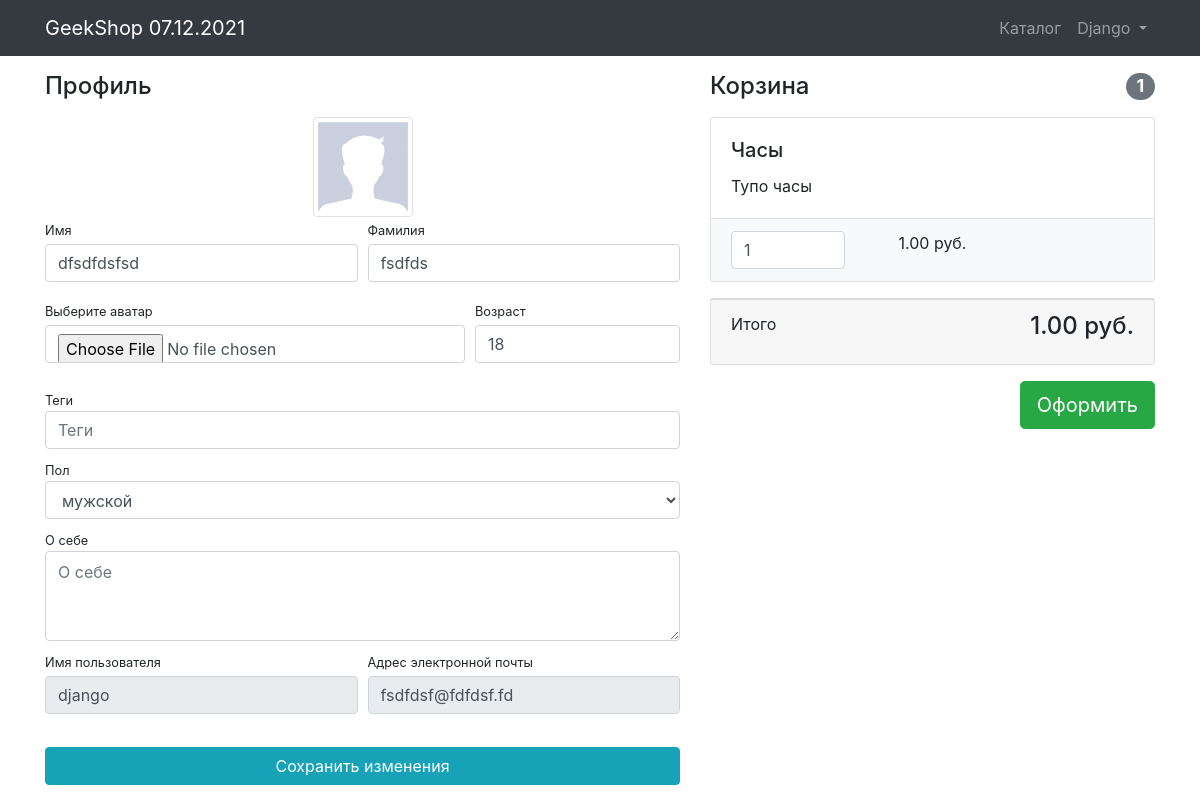
The app's page /auth/profile/ (signed in), older data.
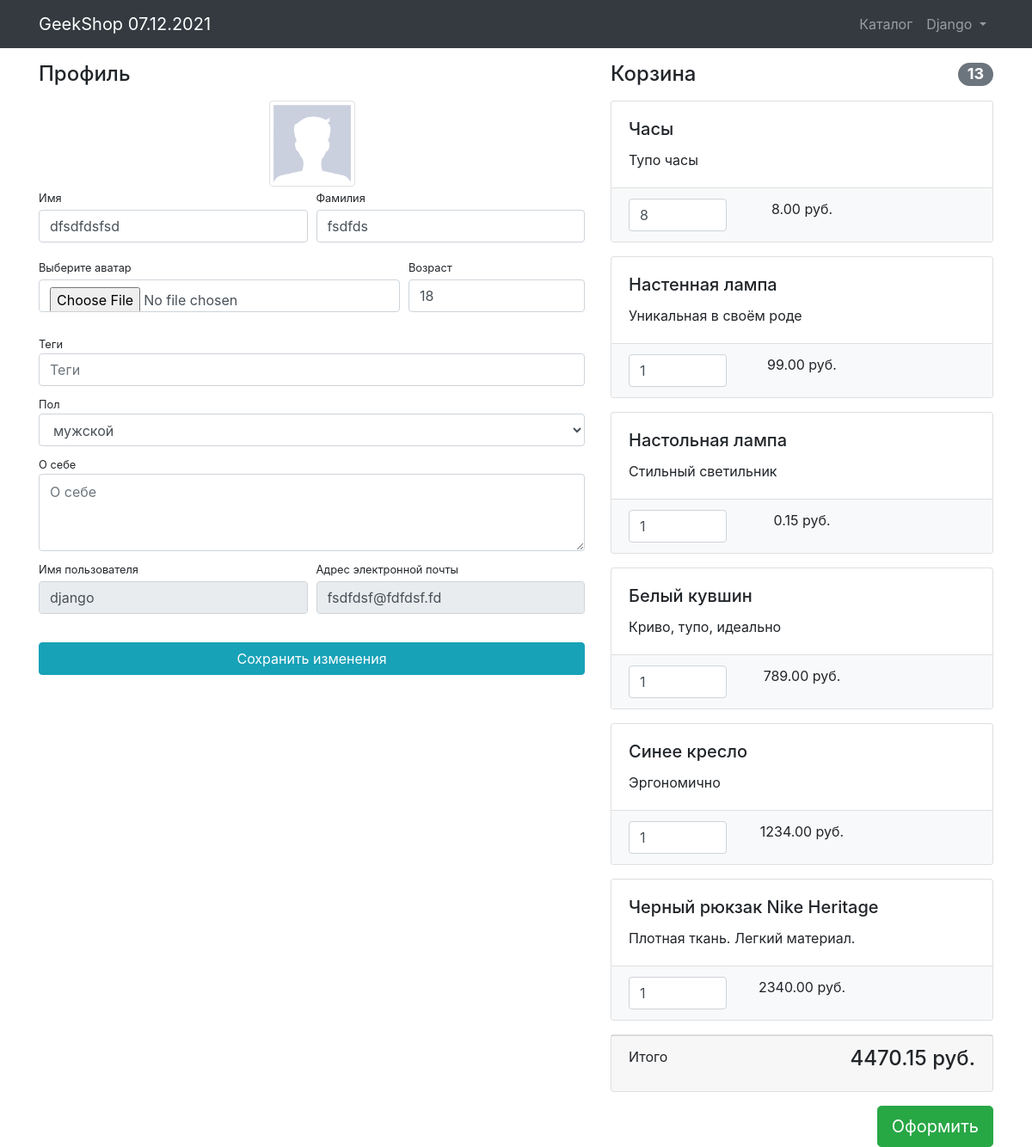
The same page, newer data.
### authapp/models.py (models this page shows, shortened)
class ShopUser(AbstractUser):
    avatar = models.ImageField(upload_to='users_avatars', blank=True)
    age = models.IntegerField('Возраст', default=18)
    activation_key = models.CharField(max_length=128, blank=True)
    @cached_property
    def user_basket_count(self):
        items = self.basket.all()
        quantity = 0
        for item in items:
            quantity += item.count
        return quantity
    @cached_property
    def user_basket_cost(self):
        items = self.basket.select_related('product')
        cost = 0
        for item in items:
            cost += item.count * item.product.price
        return cost

### basketapp/models.py (models this page shows, shortened)
class Basket(models.Model):
    user = models.ForeignKey(get_user_model(), on_delete=models.CASCADE, related_name='basket')
    product = models.ForeignKey(Product, on_delete=models.CASCADE)
    count = models.PositiveIntegerField(verbose_name='количество', default=0)
    add_datetime = models.DateTimeField(auto_now_add=True)
    update_datetime = models.DateTimeField(auto_now=True)
    @cached_property
    def sum_price(self):
        return self.count * self.product.price

### products/models.py (models this page shows, shortened)
class Product(models.Model):
    category = models.ForeignKey(ProductsCategory, on_delete=models.CASCADE)
    name = models.CharField('Название', max_length=64)
    image = models.ImageField(upload_to='product_images', blank=True)
    description = models.CharField('Описание', max_length=256, blank=True)
    price = models.DecimalField('Цена', max_digits=9, decimal_places=2, default=0)
    quantity = models.IntegerField('Количество на складе', default=0)
    is_active = models.BooleanField('Доступность', default=True, db_index=True)

### authapp/views.py (the view)
# urls.py: path('profile/', authapp.profile, name='profile'),
@login_required
@transaction.atomic
def profile(request):
    if request.method == 'POST':
        user_form = ShopUserProfileForm(data=request.POST, files=request.FILES, instance=request.user)
        profile_form = UserProfileForm(data=request.POST, instance=request.user.userprofile)
        if user_form.is_valid() and profile_form.is_valid():
            user_form.save()
            messages.add_message(request, messages.SUCCESS, 'Профиль отредактирован!')
            return HttpResponseRedirect(reverse('auth:profile'))
    else:
        user_form = ShopUserProfileForm(instance=request.user)
        profile_form = UserProfileForm(instance=request.user.userprofile)
    basket = Basket.objects.filter(user=request.user)
    context = {
        'page_title': 'GeekShop - Профиль',
        'user_form': user_form,
        'profile_form': profile_form,
        'basket': basket,
        'object': request.user
    }
    return render(request, 'authapp/profile.html', context)

### authapp/forms.py
class ShopUserProfileForm(UserChangeForm):
    first_name = forms_lib.CharField(
        widget=forms_lib.TextInput(attrs={'class': 'form-control py-2', 'placeholder': 'Введите имя'}),
        required=False)
    last_name = forms_lib.CharField(
        widget=forms_lib.TextInput(attrs={'class': 'form-control py-2', 'placeholder': 'Введите фамилию'}),
        required=False)
    email = forms_lib.EmailField(
        widget=forms_lib.EmailInput(attrs={'class': 'form-control py-2', 'readonly': True}),
        required=False)
    username = forms_lib.CharField(
        widget=forms_lib.TextInput(attrs={'class': 'form-control py-2', 'readonly': True}))
    avatar = forms_lib.ImageField(
        widget=forms_lib.FileInput(attrs={'class': 'form-control py-2'}),
        required=False)
    age = forms_lib.IntegerField(
        widget=forms_lib.NumberInput(attrs={'class': 'form-control py-2'}))
    class Meta:
        model = get_user_model()
        fields = ('username', 'first_name', 'last_name', 'email', 'avatar', 'age', 'password')

### products/context_processors.py (called while the page is built)
def today(request):
    return {'today': datetime.now(), }

### authapp/templates/authapp/profile.html (shortened to what the changed rows need)
{% extends 'base.html' %}
{% load static %}
{% block css %}
    <link href="{% static 'css/profile.css' %}" rel="stylesheet">
{% endblock %}
{% block content %}
    <div class="container">
        <div class="row">
            <div class="col-lg-7">
                <form action="{% url 'auth:profile' %}" method="post" enctype="multipart/form-data">
                    <div class="form-row">
                        <div class="col-md-6">
                            <div class="form-group">
                                <label class="small mb-1"
                                       for="{{ user_form.first_name.id_for_label }}">Имя</label>
                                {{ user_form.first_name }}
                            </div>
                        </div>
                        <div class="col-md-6">
                            <div class="form-group">
                                <label class="small mb-1"
                                       for="{{ user_form.last_name.id_for_label }}">Фамилия</label>
                                {{ user_form.last_name }}
                            </div>
                        </div>
                    </div>
                    <div class="form-row">
                        <div class="col-md-8 custom-file">
                            <label class="small mb-1"
                                   for="{{ user_form.avatar.id_for_label }}">
                                Выберите аватар
                            </label>
                            {{ user_form.avatar }}
                        </div>
                        <div class="col-md-4">
                            <label class="small mb-1"
                                   for="{{ user_form.age.id_for_label }}">
                                Возраст
                            </label>
                            {{ user_form.age }}
                        </div>
                    </div>
                    <div class="form-row mt-2">
                        <div class="col-lg-6">
                            <label class="small mb-1"
                                   for="{{ user_form.username.id_for_label }}">Имя пользователя</label>
                            {{ user_form.username }}
                        </div>
                        <div class="col-md-6">
                            <label class="small mb-1"
                                   for="{{ user_form.email.id_for_label }}">Адрес электронной почты</label>
                            {{ user_form.email }}
                        </div>
                    </div>
                </form>
            </div>
            <div class="col-lg-5">
                <h4 class="mt-3 mb-3 d-flex justify-content-between align-items-center mb-3">
                    Корзина
                    <span class="badge badge-secondary badge-pill basketapp-count">{{ user.user_basket_count }}</span>
                </h4>
                {% if basket %}
                    {% include 'basket/basket.html' %}
                {% else %}
                    <div class="card mb-3">
                        <div class="card-footer">
                            <h4 class="float-right">Здесь пока ничего нет</h4>
                        </div>
                    </div>
                {% endif %}
            </div>
        </div>
    </div>
{% endblock %}

### templates/includes/navbar.html (shortened to what this page needs)
<div class="container">
    <a class="navbar-brand" href="{% url 'products:index' %}">GeekShop {{ today|date:"d.m.Y" }}</a>
    <div class="collapse navbar-collapse" id="navbarResponsive">
        <ul class="navbar-nav ml-auto">
            <li class="nav-item">
                <a class="nav-link"
                   href="{% url 'products:products' %}">
                    Каталог
                </a>
            </li>
            {% if user.is_authenticated %}
                <li class="nav-item dropdown">
                    <a class="dropdown-toggle nav-link" href="#" data-toggle="dropdown">
                        {{ user.username|title }}
                    </a>
                </li>
            {% else %}
                <li class="nav-item">
                    <a class="nav-link" href="{% url 'auth:login' %}">Войти <i class="fas fa-sign-in-alt"></i></a>
                </li>
            {% endif %}
        </ul>
    </div>
</div>

### basketapp/templates/basket/basket.html
{% for item in basket %}
    {% include 'basket/includes/basket_item.html' %}
{% endfor %}
<div class="card mb-3">
    <div class="card-footer">
        <p class="float-left">Итого</p>
        <h4 class="float-right">
            <span class="basketapp-total">{{ object.user_basket_cost }}</span><span class="money"> руб.</span>
        </h4>
    </div>
</div>

### basketapp/templates/basket/includes/basket_item.html (shortened to what this page needs)
    <div class="card mb-3 basketapp-item-{{ item.id }}">
        <div class="card-body">
            <h5 class="card-title">{{ item.product.name }}</h5>
            <p class="card-text">{{ item.product.description }}</p>
        </div>
        <ul class="list-group list-group-flush">
            <li class="list-group-item bg-light">
                <div class="row text-center">
                    <div class="col-lg-4">
                        <input name="number-{{ item.id }}" type="number" class="form-control"
                               value="{{ item.count }}" min="0" max="{{ item.product.quantity }}">
                    </div>
                    <div class="col-lg-4"><span class="basketapp-sum-{{ item.id }}">{{ item.sum_price }}</span>
                        руб.
                    </div>
                    <div class="col-lg-4">
                    </div>
                </div>
            </li>
        </ul>
    </div>

Row changes from the older to the newer data that the page shows:
changed ShopUser "Django": user_basket_count "1" → "13"; user_basket_cost "1.00" → "4470.15"
changed Basket "Часы": count "1" → "8"; sum_price "1.00" → "8.00"
added Basket: product.name "Настенная лампа", product.description "Уникальная в своём роде", count "1", sum_price "99.00"
added Basket: product.name "Настольная лампа", product.description "Стильный светильник", count "1", sum_price "0.15"
added Basket: product.name "Белый кувшин", product.description "Криво, тупо, идеально", count "1", sum_price "789.00"
added Basket: product.name "Синее кресло", product.description "Эргономично", count "1", sum_price "1234.00"
added Basket: product.name "Черный рюкзак Nike Heritage", product.description "Плотная ткань. Легкий материал.", count "1", sum_price "2340.00"
